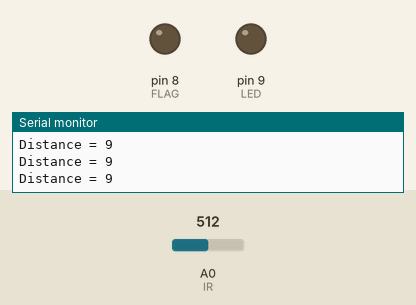
Simulated run of this sketch. Board: Arduino Uno, built with avr-gcc and run on an emulated ATmega328P. Parts: output pins drawn as LEDs (lit = HIGH), the last lines printed to the serial monitor. The test bench sets the inputs (shaded band); at power-on: A0 (IR) = 512.

Above: at 1.8 s.
1.9 s: A0 (IR) set to 19
4.9 s: A0 (IR) set to 16
At 5.7 s:
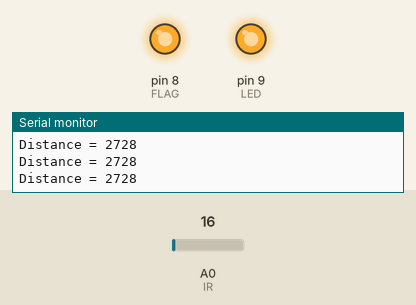
Timing chart, 0 to 7.9 s (numbered marks = the images above; inputs shaded):
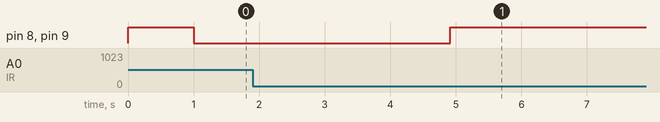

The sketch:

IR_DETECT.ino
```cpp
/*PCS
 * Author: Anwar Hussein
 * Date: 3/2/2019
 */

 int IR = 0;
 int LED = 9;
 int FLAG = 8;
 int val = 0;
 int cm =  0;
 int i = 0;


 void setup(){
   pinMode (IR, INPUT);
   pinMode (LED, OUTPUT);
   pinMode (FLAG, OUTPUT);
   Serial.begin (9600);
  }

  void loop(){

  /************ IR READ ************/
  val =  analogRead (IR);   // turn the LED on (HIGH is the voltage level)
  cm = (5461 / (val - 17)) - 2;

  /************** Action *****************/
  if (cm <= 30 && i == 0) {
    i++;
    digitalWrite (LED, HIGH);
    digitalWrite (FLAG, HIGH);

    delay (1000);
    digitalWrite (LED, LOW);
    digitalWrite (FLAG, LOW);


  }

  else if (cm >= 25 || cm <= 0){
    i=0;
    }

    Serial.print("Distance = ");
    Serial.println(cm);

    }
```

Measured:
- the behaviour switches between 18 and 17 on A0 (IR) (found by bisection; images 0 and 1)
- after the input at 4.9 s, pin 8 (FLAG), pin 9 (LED): LOW → HIGH at once
